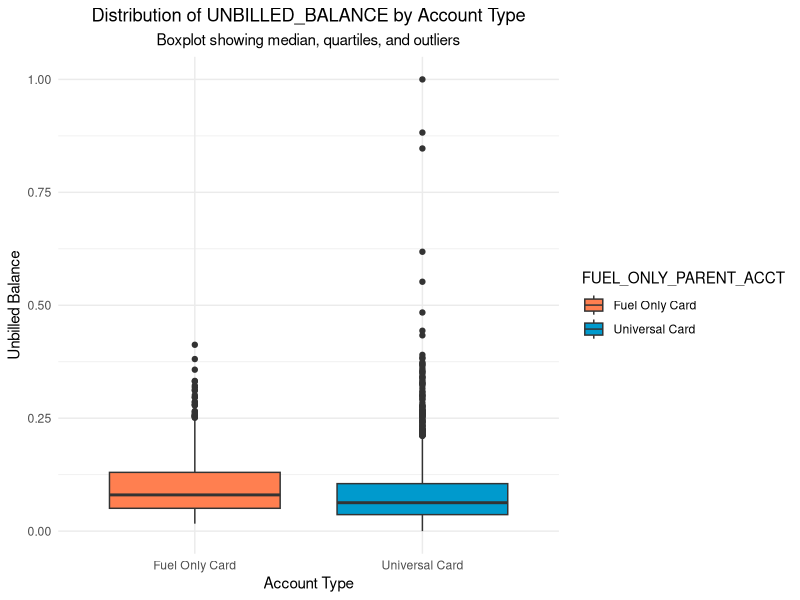
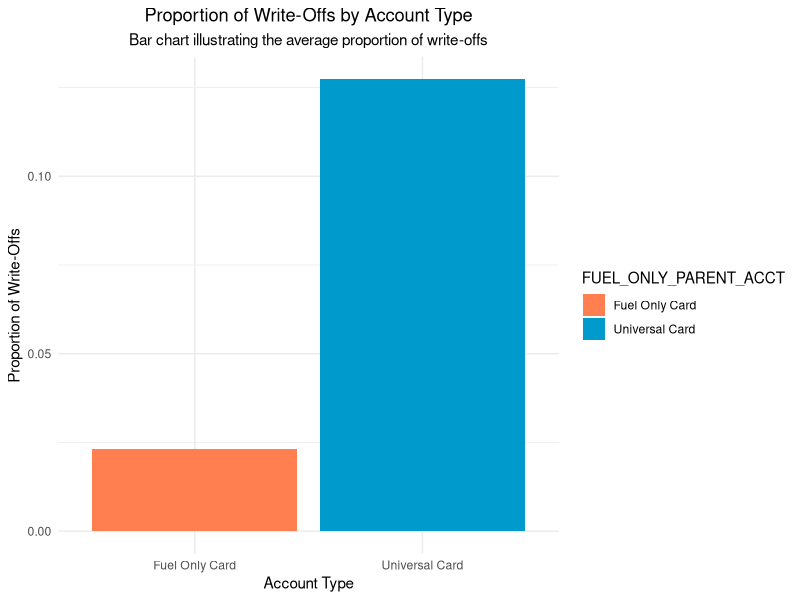

Source code (R) for these figures, in order:
# Loading required libraries
library(readxl)
library(dplyr)
library(ggplot2)
library(tidyr)

# Loading the data from the Excel file
data <- read_excel("Data_For_Modelling.xlsx")

# Converting 'WO_AMOUNT' to binary variable
data$WO_BINARY <- ifelse(data$WO_AMOUNT == "No WO Payments", 0, 1)

# Summary statistics for UNBILLED_BALANCE by FUEL_ONLY_PARENT_ACCT
grouped_spend <- data %>%
  group_by(FUEL_ONLY_PARENT_ACCT) %>%
  summarise(
    count = n(),
    mean = mean(UNBILLED_BALANCE),
    std = sd(UNBILLED_BALANCE),
    min = min(UNBILLED_BALANCE),
    q25 = quantile(UNBILLED_BALANCE, 0.25),
    median = median(UNBILLED_BALANCE),
    q75 = quantile(UNBILLED_BALANCE, 0.75),
    max = max(UNBILLED_BALANCE)
  )

# Summary statistics for WO_BINARY by FUEL_ONLY_PARENT_ACCT
grouped_loss <- data %>%
  group_by(FUEL_ONLY_PARENT_ACCT) %>%
  summarise(mean_loss = mean(WO_BINARY))

# Visualizing the Spend Distribution
ggplot(data, aes(x = FUEL_ONLY_PARENT_ACCT, y = UNBILLED_BALANCE, fill = FUEL_ONLY_PARENT_ACCT)) +
  geom_boxplot() +
  scale_fill_manual(values = c("coral", "deepskyblue3")) +
  labs(title = "Distribution of UNBILLED_BALANCE by Account Type",
       subtitle = "Boxplot showing median, quartiles, and outliers",
       x = "Account Type",
       y = "Unbilled Balance") +
  theme_minimal() +
  theme(plot.title = element_text(hjust = 0.5),
        plot.subtitle = element_text(hjust = 0.5))

# Visualizing the Loss Distribution
ggplot(grouped_loss, aes(x = FUEL_ONLY_PARENT_ACCT, y = mean_loss, fill = FUEL_ONLY_PARENT_ACCT)) +
  geom_bar(stat = "identity") +
  scale_fill_manual(values = c("coral", "deepskyblue3")) +
  labs(title = "Proportion of Write-Offs by Account Type",
       subtitle = "Bar chart illustrating the average proportion of write-offs",
       x = "Account Type",
       y = "Proportion of Write-Offs") +
  theme_minimal() +
  theme(plot.title = element_text(hjust = 0.5),
        plot.subtitle = element_text(hjust = 0.5))

# Printing summary statistics
print(grouped_spend)
print(grouped_loss)
